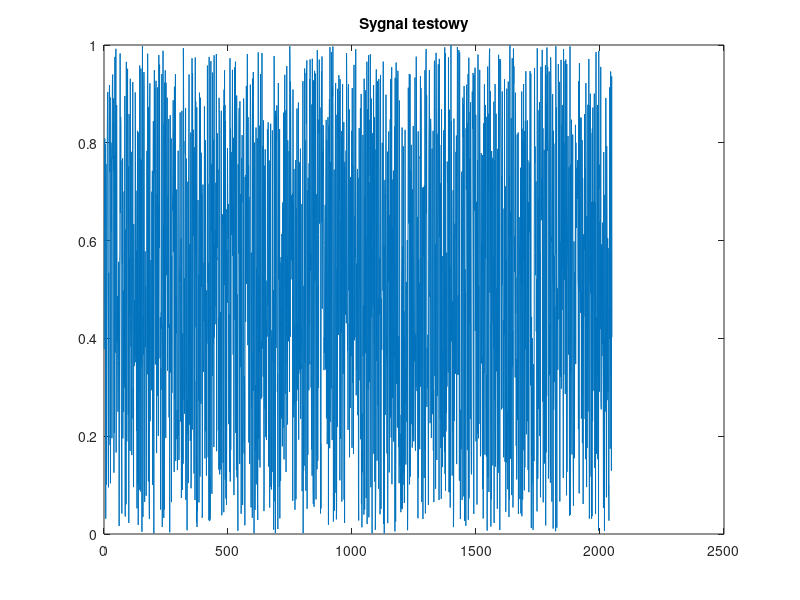
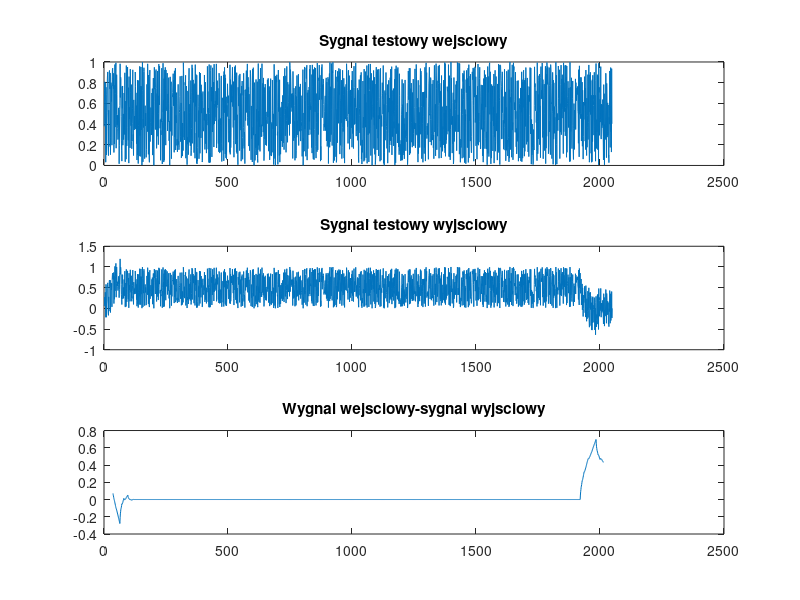

Here is the MATLAB script that generated these plots, in order:
%==========================================================================
% Transformacja falkowa
%==========================================================================
clc;
clear all;
close all;

niter=6;                    %liczba iteracji
nx=2^niter*32;              %dlugosc sygnalu

%=================== definiowanie wspolczynnikow ==========================
h0s=[(1+sqrt(3))/(4*sqrt(2)) (3+sqrt(3))/(4*sqrt(2)) ... 
    (3-sqrt(3))/(4*sqrt(2)) (1-sqrt(3))/(4*sqrt(2)) ];

N=length(h0s); 
n=0:N-1;

h1s=(-1).^n.*h0s(N:-1:1);   %filtr HP syntezy  
h0a=h0s(N:-1:1);            %filtr LP analizy
h1a=h1s(N:-1:1);            %filtr HP analizy

x=rand(1,nx);               
%x=sin(2*pi*(1:nx)/32);
                            %sygnaly testowe
figure(1);
plot(x);
title('Sygnal testowy');



%========================== analiza =======================================
cc = x;
for m=1:niter
    c0=conv(cc,h0a);        %filtracja LP     
    d0=conv(cc,h1a);        %filtracja HP     
    k=N:2:length(d0)-(N-1); 
    kp=1:length(k); 
    ord(m)=length(kp); 
    dd(m,kp)=d0(k);    
    k=N:2:length(c0)-(N-1); 
    cc=c0(k);  
end

%========================== synteza =======================================
c=cc;
for m=niter:-1:1;
    c0=[]; 
    d0=[];
    for k=1:length(c)
        c0(2*k-1)=c(k);
        c0(2*k)=0;
    end
    c=conv(c0,h0s);
    nc=length(c);
    for k=1:ord(m)
        d0(2*k-1)=dd(m,k);
        d0(2*k)=0;
    end
    d=conv(d0,h1s);
    nd=length(d);
    c=c(1:nd);
    c=c+d;  
end

%========================= wykresy ========================================

figure(2);
n=2*(N-1)*niter:length(c)-2*(N-1)*niter+1;

subplot(3,1,1);
plot(x);
title('Sygnal testowy wejsciowy');

subplot(3,1,2);
plot(c);
title('Sygnal testowy wyjsciowy');

subplot(3,1,3);
plot(n,x(n)-c(n));
title('Wygnal wejsciowy-sygnal wyjsciowy');
















